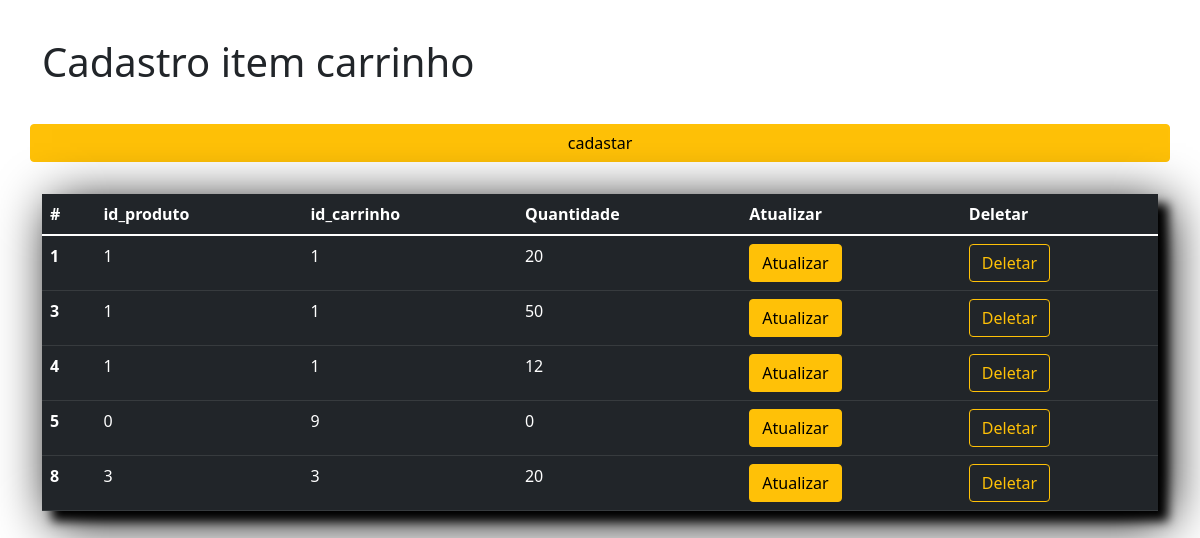
Page /modelos/relatorio_item_de_carrinho.php on the committed database.
### tables this page shows
CREATE TABLE `item_de_carrinho` (
  `id_item_carrinho` int(11) NOT NULL,
  `fk_id_info_produto` int(11) NOT NULL,
  `fk_id_carrinho` int(11) NOT NULL,
  `quantidade` int(11) NOT NULL
);

### modelos/relatorio_item_de_carrinho.php (the view, shortened to what this page needs)
<?php
include '../include/header.php';
include '../include/database.php';
$consulta = "select * from item_de_carrinho";
$query = mysqli_query($con, $consulta);
$result = mysqli_fetch_all($query, MYSQLI_ASSOC);
?>
<body>
  <div class="container">
    <div class="row">
      <h1 style="margin-bottom:1cm;margin-top:1cm;">Cadastro item carrinho</h1>
      <a class="btn mb-3 btn-warning float-start" href="cadastro_item_de_carrinho.php">cadastar</a>
      <div class="col-12">
        <table class="mt-3 table table-dark" style="box-shadow:10px 10px 50px  #000000,10px 10px 10px  #000000;">
          <thead class="table table-dark table- striped">
            <tr>
              <th scope="col">#</th>
              <th scope="col">id_produto</th>
              <th scope="col">id_carrinho</th>
              <th scope="col">Quantidade</th>
              <th scope="col">Atualizar</th>
              <th scope="col">Deletar</th>
            </tr>
          </thead>
          <tbody>
            <?php
            foreach ($result as $item_carrinho){
              echo "
  <tr>
      <th scope='row'>{$item_carrinho['id_item_carrinho']}</th>
     <td>{$item_carrinho['fk_id_info_produto']}</td>
     <td>{$item_carrinho['fk_id_carrinho']}</td>
     <td>{$item_carrinho['quantidade']}</td>
     <td><a class='btn btn-warning' href='atualizar_item_carrinho.php?var={$item_carrinho['id_item_carrinho']}'>Atualizar</a>
     </td>
       <td> <a class='btn btn-outline-warning' href='delete_item_carrinho.php?var={$item_carrinho['id_item_carrinho']}'>Deletar</a>
       </td>
  </tr>";
            }
            ?>
          </tbody>
        </table>
      </div>
    </div>
  </div>
  <?php
  include '../include/footer.php';
  ?>

### rows in the picture
item_de_carrinho: id_item_carrinho "1", fk_id_info_produto "1", fk_id_carrinho "1", quantidade "20"
item_de_carrinho: id_item_carrinho "3", fk_id_info_produto "1", fk_id_carrinho "1", quantidade "50"
item_de_carrinho: id_item_carrinho "4", fk_id_info_produto "1", fk_id_carrinho "1", quantidade "12"
item_de_carrinho: id_item_carrinho "5", fk_id_info_produto "0", fk_id_carrinho "9", quantidade "0"
item_de_carrinho: id_item_carrinho "8", fk_id_info_produto "3", fk_id_carrinho "3", quantidade "20"
